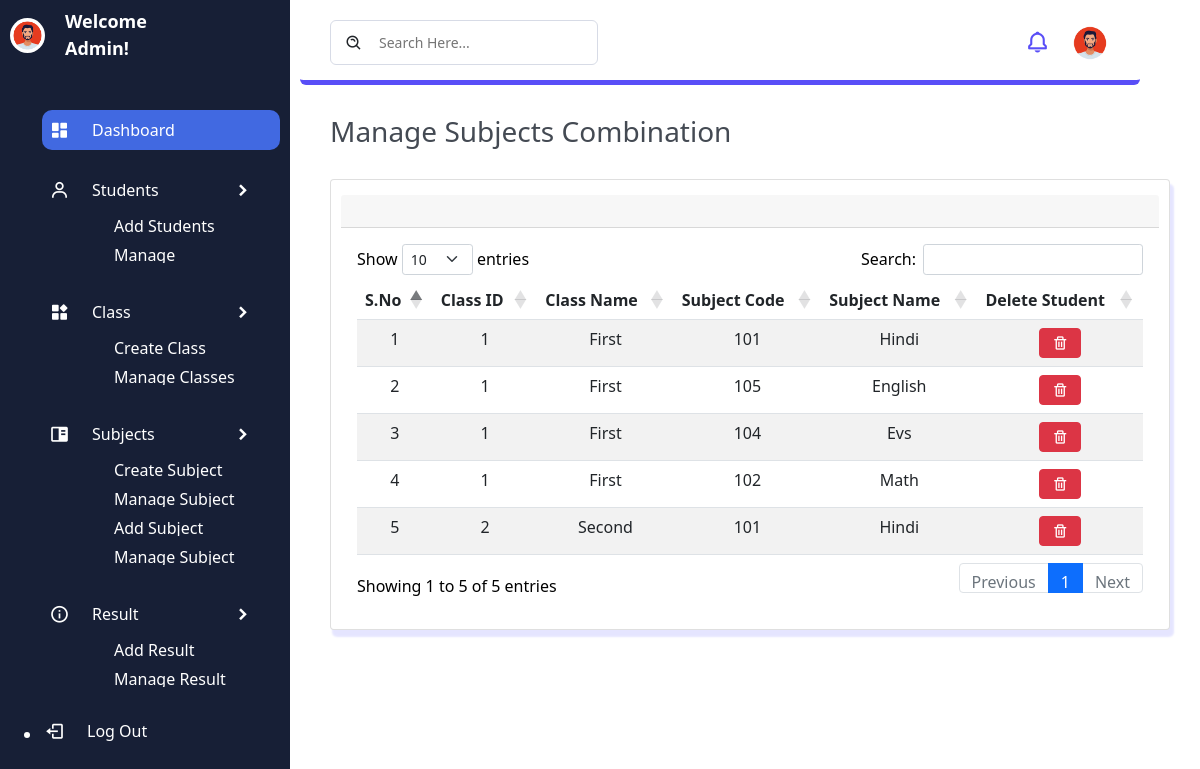
Page /manage-subject-combination.php on the committed database.
### tables this page shows
CREATE TABLE `subjectcombination` (
  `id` int(10) NOT NULL,
  `class_id` int(10) NOT NULL,
  `subject_id` int(10) NOT NULL,
  `subjectCombination_create_date` varchar(30) NOT NULL
);

CREATE TABLE `class` (
  `id` int(10) NOT NULL,
  `class_code` int(10) NOT NULL,
  `class_name` varchar(100) NOT NULL,
  `class_created_date` varchar(30) NOT NULL
);

CREATE TABLE `subject` (
  `id` int(10) NOT NULL,
  `subject_code` varchar(20) NOT NULL,
  `subject_name` varchar(100) NOT NULL,
  `subject_created_date` varchar(30) NOT NULL
);

### manage-subject-combination.php (the view, shortened to what this page needs)
<?php
    include 'connection.php';
?>
<!DOCTYPE html>
<html lang="en">
<head>
    <link rel="stylesheet" href="css/style2.css">
    <link href='https://unpkg.com/boxicons@2.1.2/css/boxicons.min.css' rel='stylesheet'>
    <link rel="stylesheet" href="https://cdnjs.cloudflare.com/ajax/libs/twitter-bootstrap/5.1.3/css/bootstrap.min.css">
    <link rel="stylesheet" href="https://cdn.datatables.net/1.12.1/css/dataTables.bootstrap5.min.css">
</head>
<body>
<section class="sidebar">
        <div class="logo">
            <a href="admin-dash.php"><img src="image/avtar.png"><span> Welcome Admin! </span></a>
        </div>
        <ul class="side-menu">
            <li class="nav-item active">
                <a href="admin-dash.php">
                    <i class='bx bxs-dashboard' ></i>
                    <span> Dashboard </span>
                </a>
            </li>
            <li class="nav-item">
                <a href="#" class="dropdown-btn">
                    <i class='bx bx-user'></i>
                    <span>Students</span>
                    <i class="bx bxs-chevron-right"></i>
                </a>
                <ul class="sub-menu">
                    <li><a href="add-student.php">Add Students</a></li>
                    <li><a href="manage-student.php">Manage Students</a></li>
                </ul>
            </li>
            <li class="nav-item">
                <a href="#" class="dropdown-btn">
                    <i class='bx bxs-widget'></i>
                    <span>Class</span>
                    <i class="bx bxs-chevron-right"></i>
                </a>
                <ul class="sub-menu">
                    <li><a href="create-class.php">Create Class</a></li>
                    <li><a href="manage-class.php">Manage Classes</a></li>
                </ul>
            </li>
            <li class="nav-item">
                <a href="#" class="dropdown-btn">
                    <i class='bx bxs-book-content'></i>
                    <span>Subjects</span>
                    <i class="bx bxs-chevron-right"></i>
                </a>
                <ul class="sub-menu">
                    <li><a href="create-subject.php">Create Subject</a></li>
                    <li><a href="manage-subject.php">Manage Subject</a></li>
                    <li><a href="add-subject-combination.php">Add Subject Combination</a></li>
                    <li><a href="manage-subject-combination.php">Manage Subject Combination</a></li>
                </ul>
            </li>
            <li class="nav-item">
                <a href="#" class="dropdown-btn">
                    <i class='bx bx-info-circle' ></i>
                    <span>Result</span>
                    <i class="bx bxs-chevron-right"></i>
                </a>
                <ul class="sub-menu">
                    <li><a href="add-result.php">Add Result</a></li>
                    <li><a href="manage-result.php">Manage Result</a></li>
                </ul>
            </li>
        </ul>
        <ul class="log">
            <li class="nav-item">
                <a href="admin-logout.php">
                    <i class='bx bx-log-out'></i>
                    <span>Log Out</span>
                </a>
            </li>
        </ul>
    </section>
    <section class="main">
        <div class="navigation">
            <div class="n1">
                <div class="search">
                    <i class='bx bx-search-alt'></i>
                    <input type="text" name="search" id="search" placeholder="Search Here...">
                </div>
            </div>
            <div class="profile">
                <a href="message.php"><i class='bx bx-bell'></i></a>
                <img src="image/avtar.png" alt="image/avtar">
            </div>
        </div>
        <div class="page-name">
            <h3>Manage Subjects Combination</h3>
        </div>
        <div class="card">
            <div class="card-header">
            </div>
            <div class="card-body">
                <table id="example" class="table table-striped" style="width:100%; text-align: center;">
                    <thead>
                        <tr>
                            <th>S.No</th>
                            <th>Class ID</th>
                            <th>Class Name</th>
                            <th>Subject Code</th>
                            <th>Subject Name</th>
                            <th>Delete Student</th>
                        </tr>
                    </thead>
                    <tbody>
                    <?php
                   $num = 1;
                   $selectquery = "SELECT * FROM  subjectcombination INNER JOIN class
                    ON class.id =  subjectcombination.class_id INNER JOIN subject ON subject.id =  subjectcombination.subject_id ";
                    $query = mysqli_query($con,$selectquery);
                    while($result = mysqli_fetch_array($query)){ ?>
                        <tr>
                            <td><?php echo $num++; ?></td>
                            <td><?php echo $result['class_code'] ?></td>
                            <td><?php echo $result['class_name'] ?></td>
                            <td><?php echo $result['subject_code'] ?></td>
                            <td><?php echo $result['subject_name'] ?></td>
                            <td><a href="delete-subjectCombination.php?id=<?php echo $result[0]?>"><button class="btn btn-danger"><i class='bx bx-trash'></i></button></a></td>
                        </tr>
                        <?php  }  ?>
                    </tbody>
                </table>
            </div>
        </div>
    </section>
</body>
</html>

### css/style2.css (style rules this page uses)
.sidebar { position: fixed; top: 0; left: 0; width: 290px; height: 100vh; padding: 10px; background: #171f36; color: #fff; transition: 0.5s; overflow-y: auto; }
.sidebar a { text-decoration: none; color: inherit; display: flex; align-items: center; }
.logo { height: 50px; margin: 0 0 50px 0; position: relative; }
.logo a { height: 100%; }
.logo a img { width: 35px; height: 35px; border-radius: 50%; }
.logo a span { width: 150px; overflow: hidden; font-size: 18px; font-weight: bold; margin: 0 0 0 20px; transition: 0.5s; }
.side-menu li { list-style: none; overflow: hidden; border-radius: 10px; padding: 5px; margin: 20px auto; text-transform: capitalize; transition: 0.5s; }
li a { position: relative; height: 30px; }
li a i { margin-right: 20px; font-size: 20px; width: 25px; text-align: center; }
li a span { width: 105px; overflow: hidden; height: 25px; transition: 0.5s; }
.bxs-chevron-right { position: absolute; right: 0; overflow: hidden; transition: 0.5s; }
.sub-menu { width: 80%; margin: 0 0 0 25px; overflow: hidden; transition: 0.5s; }
.sub-menu li { height: 25px; padding: 5px 10px ; margin: 4px auto; font-size: 16px; font-weight: 300; }
.sub-menu li a { position: initial; height: 100%; display: initial; }
.main { width: calc(100% - 400px); margin: 5px 300px; transition: 0.5s; }
.active { background: royalblue; }
.main { width: calc(100% - 360px); }
.main .navigation { display: flex; align-items: center; justify-content: space-between; padding: 15px 30px; border-bottom: 5px solid #594ef7; background: #fff; border-radius: 6px; }
.main .navigation .search { display: flex; justify-content: flex-start; align-items: center; padding: 10px 14px; border: 1px solid #d7dbe6; border-radius: 6px; }
.main .navigation .search i { margin-right: 14px; font-size: 18px; }
.main .navigation .search input { border: none; outline: none; font-size: 14px; }
.main .navigation .profile { display: flex; align-items: center; justify-content: space-between; }
.main .navigation .profile i { margin-right: 20px; font-size: 25px; font-weight: 400; color: #594ef7; cursor: pointer; }
.main .navigation .profile img { height: 40px; width: 40px; border-radius: 50%; object-fit: cover; }
.page-name { color: #444a53; padding: 30px 30px 0 30px; font-size: 24px; font-weight: 700; }
.card { width: 100%; border: 3px solid #BC8CF2; margin: 30px; padding: 15px 10px; background-color: #F7F7F7; color: #000; box-shadow: 3px 6px 2px 1px rgba(0, 0, 255, .1); }
.card-header { display: flex; justify-content: space-between; }

### rows in the picture
subjectcombination: class.class_code "1", class.class_name "First", subject.subject_code "101", subject.subject_name "Hindi"
subjectcombination: class.class_code "1", class.class_name "First", subject.subject_code "105", subject.subject_name "English"
subjectcombination: class.class_code "1", class.class_name "First", subject.subject_code "104", subject.subject_name "Evs"
subjectcombination: class.class_code "1", class.class_name "First", subject.subject_code "102", subject.subject_name "Math"
subjectcombination: class.class_code "2", class.class_name "Second", subject.subject_code "101", subject.subject_name "Hindi"
